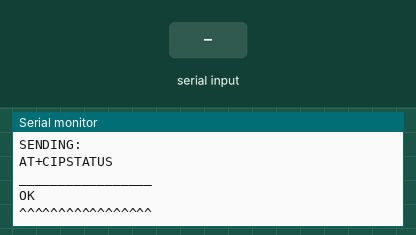
A sketch run on a simulated Arduino Uno, built with avr-gcc and run on an emulated ATmega328P. Shown: the last lines printed to the serial monitor. The test bench sets the inputs (shaded band). The modem accepts every AT command (registered, SIM ready, sends succeed) and sends nothing else.

Above: at 1.2 s.
1.3 s: "1" received over the second serial link
At 1.8 s:
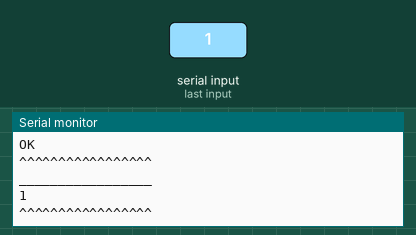
2.8 s: "0" received over the second serial link
At 3.7 s:
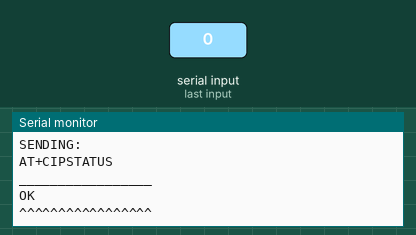
4.3 s: "2" received over the second serial link
At 5.3 s:
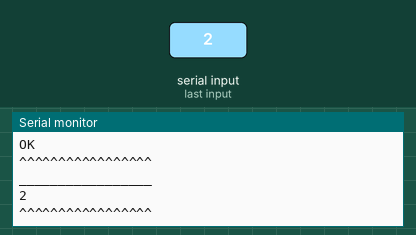

Measured:
- after the input at 1.3 s, the serial monitor: prints a new line at once (image 1)
- after the input at 2.8 s, the serial monitor: prints a new line at once (image 2)
- after the input at 4.3 s, the serial monitor: prints a new line at once (image 3)

The sketch:

esp8266_test.ino
```cpp
#include<stdlib.h>
#include <SoftwareSerial.h>
#define SSID "FalcoNet"
#define PASS "thisismypassword"
SoftwareSerial wifi(4, 5); // RX, TX

void setup()
{
  Serial.begin(9600);
  wifi.begin(9600);
  wifi.setTimeout(3000);
  Serial.println ("BEGIN");
}

void loop()
{
//  delay(10000);
//  if (connectWiFi()) {
    Serial.println("CONNECTED");
    sendPrintWait("AT+CIPSTATUS");
//    delay(100000000000);
//  }
}

void sendPrintWait(String cmd)
{
  Serial.println("SENDING:");
  Serial.println(cmd);
  wifi.println(cmd);
  for(int i = 0; i<3; i++){
    while (!wifi.available());
    String content = "";
    char character;
    while(wifi.available()) {
        character = wifi.read();
        content.concat(character);
    }
    if (content != "") {
      Serial.println("_________________");
      Serial.println(content);
      Serial.println("^^^^^^^^^^^^^^^^^");
    }
  }
}

boolean connectWiFi()
{
//  sendPrint("AT+CWMODE=1");
  sendPrintWait("AT+CWMODE=1");
  delay(2000);
  String cmd="AT+CWJAP=\"";
  cmd+=SSID;
  cmd+="\",\"";
  cmd+=PASS;
  cmd+="\"";
  delay(5000);
  sendPrintWait(cmd);
//  sendPrint(cmd);
//  delay(5000);
//  if(wifi.find("OK"))
//  {
//    Serial.println("GOT IT");
//    return true;
//  }
//  else
//  {
//    Serial.println("WELL FUCK");
//    return false;
//  }
}
```
